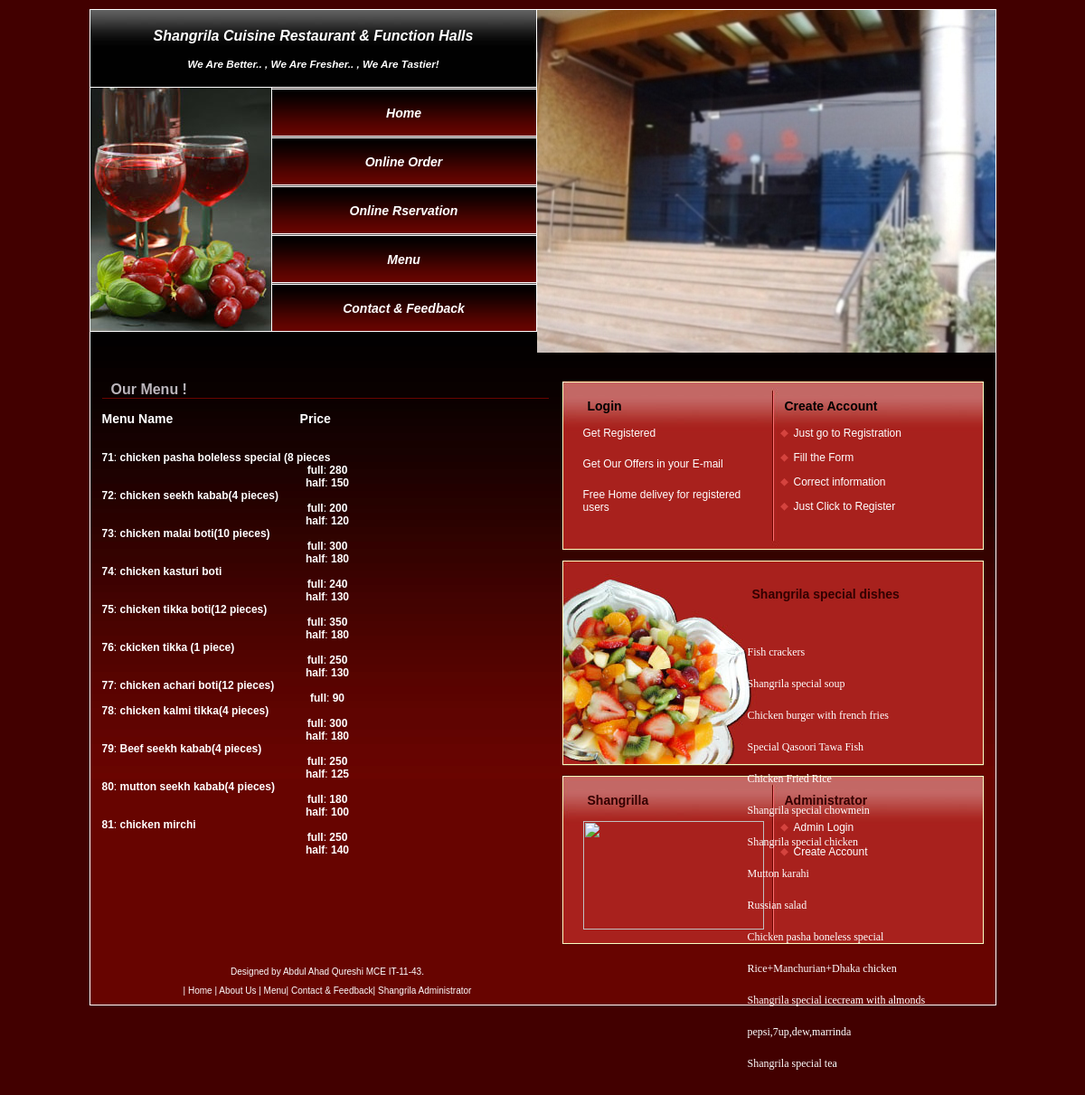
Page /Shangrila/menus.php?id=10 on the committed database.
### tables this page shows
CREATE TABLE `menus` (
  `menu_id` int(20) NOT NULL AUTO_INCREMENT,
  `menu_catag_id` int(20) NOT NULL,
  `menu_name` varchar(40) NOT NULL,
  PRIMARY KEY (`menu_id`)
);

CREATE TABLE `menus_price` (
  `menu_id` int(20) NOT NULL,
  `menu_type` varchar(40) NOT NULL,
  `menu_price` int(20) NOT NULL,
  PRIMARY KEY (`menu_id`,`menu_type`),
  FULLTEXT KEY `menu_type` (`menu_type`),
  FULLTEXT KEY `menu_type_2` (`menu_type`)
);

### Shangrila/menus.php (the view, shortened to what this page needs)
<!DOCTYPE html PUBLIC "-//W3C//DTD XHTML 1.0 Strict//EN" "http://www.w3.org/TR/xhtml1/DTD/xhtml1-strict.dtd">
<html xmlns="http://www.w3.org/1999/xhtml">
<head>
<link href="styles.css" rel="stylesheet" type="text/css" />
</head>
<body>
<div id="header" style="height:auto">
<div id="head_right">
</div>
<div id="head_left">
<div id="logo"><a href="#">Shangrila Cuisine Restaurant & Function Halls</a>
		<h2><a href="#"><h3>we are better.. , we are fresher.. , we are tastier!</h3></a></h2>
    </div>
    <div id="buttons">
           <?php include("navigation.php"); ?>
		</div>
</div>
</div>
<div id="main">
  <div id="content">
	<div id="right">
		<div id="archives1">
                <div id="arcleft1">
				<?php
				if(!(isset($_SESSION['user']))) echo '<h2><a href="login.php">Login</a> </h2>';
				else
				{
				$username=$_SESSION['user'];
				echo '<h2><a href="logout.php">Logout &nbsp;&nbsp;'.$username.'</a> </h2>';
				}
				 ?>
				<ul>
					<li class="style1">Get Registered</li>
					<li><span class="style1">Get Our Offers in your E-mail</span> </a></li>
					<li class="style1">Free Home delivey for registered users </li>
				</ul>
                </div>
                <div id="arcright1">
                <h2><a href="create_account.php">Create Account </a></h2>
				<ul>
					<li class="style1">Just go to Registration </li>
					<li class="style1">Fill the Form </li>
					<li class="style1">Correct information </li>
					<li class="style1">Just Click to Register </li>
				</ul>
                </div>
         </div>
         <div id="rightbot">
				<h2>Shangrila special dishes </h2>
					<p><marquee  onmouseover="this.stop();" onmouseout="this.start();"  behavior="scroll" direction="up" width="200" height="129"scrolldelay="100" scrollamount="2" style="text-align: justify; font-family:Verdana; font-size:9pt" >
					<ul>
					<li>Fish crackers</li>
					<li>Shangrila special soup</li>
                    <li>Chicken burger with french fries</li>
                    <li>Special Qasoori Tawa Fish</li>
                    <li>Chicken Fried Rice</li>
                    <li>Shangrila special chowmein</li>
                    <li>Shangrila special chicken</li>
                    <li>Mutton karahi</li>
                    <li>Russian salad</li>
					<li>Chicken pasha boneless special</li>
					<li>Rice+Manchurian+Dhaka chicken</li>
					<li>Shangrila special icecream with almonds</li>
					<li>pepsi,7up,dew,marrinda</li>
					<li>Shangrila special tea</li>
					</ul>
					</marquee></p>
               </div>
			   <div id="archives">
                <div id="arcleft">
                <h2>Shangrilla</h2>
				<ul>
					<img src="gallery img/PICT0279.JPG" width="200" height="120"/>
				  </ul>
                </div>
                <div id="arcright">
                 <?php include("navigation1.php"); ?>
                </div>
         </div>
        </div>
   	<div id="left">
   	  <h1>Our Menu !</h1>
	  <h3> Menu Name &nbsp;  &nbsp;   &nbsp;  &nbsp;  &nbsp;  &nbsp;  &nbsp; &nbsp; &nbsp; &nbsp; &nbsp; &nbsp; &nbsp; &nbsp; &nbsp; &nbsp; &nbsp; &nbsp;Price</h3>
	  <br /><?php
$id=$_REQUEST['id'];
$result=mysql_query("SELECT * FROM menus where menu_catag_id=$id") or die(mysql_error());
while ($row=mysql_fetch_array($result))
{
echo "<table>";
echo "<b>".$row['menu_id']."</b>". ":" . " " .""."<b>".$row['menu_name']."</b>";
echo "<br />";
$cid=$row['menu_id'];
$result1=mysql_query("SELECT * FROM menus_price where menu_id=$cid ");
while ($row1=mysql_fetch_array($result1))
{
echo "<center>";
echo "<b>".$row1['menu_type']."</b>". ":" . " " .""."<b>".$row1['menu_price']."</b>";
echo "<br />";
echo "</center>";
}
}
?>
<?php include("footer.php"); ?>
</div>
</div>
</body>
</html>

### Shangrila/styles.css (style rules this page uses)
a:link { color: #ffffff; }
body { margin-top: 10px; font: 12px Tahoma, Arial, Helvetica, sans-serif; color: #666666; background:#420000; }
#main { margin: 0 auto; width: 1001px; background: #ffffff; border: 1px solid #ffffff; }
#header { width: 1001px; margin: 0 auto; height: 400px; background: url(images/header.jpg) no-repeat left bottom; border-left: 1px solid #ffffff; border-right: 1px solid #ffffff; border-top: 1px solid #ffffff; }
#logo { height: 66px; text-align: center; padding-top: 20px; }
#head_right { width: 507px; float:right; background:url(images/3.JPG) no-repeat; height: 410px; }
#head_left { background:url(images/menu_top.jpg) no-repeat top right; width: 494px; height: 355px; }
#head_left a { text-decoration: none; text-transform: capitalize; font-style: italic; font-size: 16px; color: #FFFFFF; font-weight: bold; }
#head_left H2 a { font-size: 10px; }
#buttons { width: 269px; margin-left: 200px; }
#content { background: #670400 url(images/con_bg.jpg) repeat-x top; width: 975px; padding: 13px; }
#left { width: 499px; color: #FFFFFF; }
#left H1 { margin: 0; padding: 10px 0 0 10px; font-family:Arial, Helvetica, sans-serif; font-size: 16px; font-weight:bold; color: #bbb6bc; border-bottom: 1px solid #690400; margin-right: 5px; margin-bottom: 5px; }
#right { width: 466px; float:right; min-height: 405px; }
#right ul { list-style: none; padding: 5px; margin: 0px; display:block; }
#right ul li { margin-bottom: 20px; }
#archives { background:url(images/righttop.jpg) no-repeat center; height: 178px; padding-top: 10px; padding-left: 18px; }
#arcleft { float:left; width: 210px; }
#arcright { float:right; width: 230px; }
#archives1 { background:url(images/righttop.jpg) no-repeat center; height: 178px; padding-top: 10px; padding-left: 18px; }
#arcright1 ul li { margin-bottom: 13px; background:url(images/ls.png) no-repeat left top; padding-left: 15px; }
#archives1 h2 a { color:#000000; }
#archives1 .style1 { color:#FFFFFF; }
#arcleft1 { float:left; width: 210px; }
#arcright1 { float:right; width: 230px; }
#right h2 { margin: 0; padding: 10px 0 0 10px; font-family:Arial, Helvetica, sans-serif; font-size: 14px; color: #330000; padding-bottom: 10px; }
#right a:link { text-decoration: none; }
#rightbot { background:url(images/rightbot.jpg) no-repeat center; height: 218px; color:#FFFFFF; padding-top: 30px; padding-left: 200px; padding-right: 20px; }
#rightbot p { padding-left: 25px; padding-bottom: 10px; }

### rows in the picture
menus: menu_id "71", menu_name "chicken pasha boleless special (8 pieces"
menus_price: menu_type "full", menu_price "280"
menus_price: menu_type "half", menu_price "150"
menus: menu_id "72", menu_name "chicken seekh kabab(4 pieces)"
menus_price: menu_type "full", menu_price "200"
menus_price: menu_type "half", menu_price "120"
menus: menu_id "73", menu_name "chicken malai boti(10 pieces)"
menus_price: menu_type "full", menu_price "300"
menus_price: menu_type "half", menu_price "180"
menus: menu_id "74", menu_name "chicken kasturi boti"
menus_price: menu_type "full", menu_price "240"
menus_price: menu_type "half", menu_price "130"
menus: menu_id "75", menu_name "chicken tikka boti(12 pieces)"
menus_price: menu_type "full", menu_price "350"
menus_price: menu_type "half", menu_price "180"
menus: menu_id "76", menu_name "ckicken tikka (1 piece)"
menus_price: menu_type "full", menu_price "250"
menus_price: menu_type "half", menu_price "130"
menus: menu_id "77", menu_name "chicken achari boti(12 pieces)"
menus_price: menu_type "full", menu_price "90"
menus: menu_id "78", menu_name "chicken kalmi tikka(4 pieces)"
menus_price: menu_type "full", menu_price "300"
menus_price: menu_type "half", menu_price "180"
menus: menu_id "79", menu_name "Beef seekh kabab(4 pieces)"
menus_price: menu_type "full", menu_price "250"
menus_price: menu_type "half", menu_price "125"
menus: menu_id "80", menu_name "mutton seekh kabab(4 pieces)"
menus_price: menu_type "full", menu_price "180"
menus_price: menu_type "half", menu_price "100"
menus: menu_id "81", menu_name "chicken mirchi"
menus_price: menu_type "full", menu_price "250"
menus_price: menu_type "half", menu_price "140"
